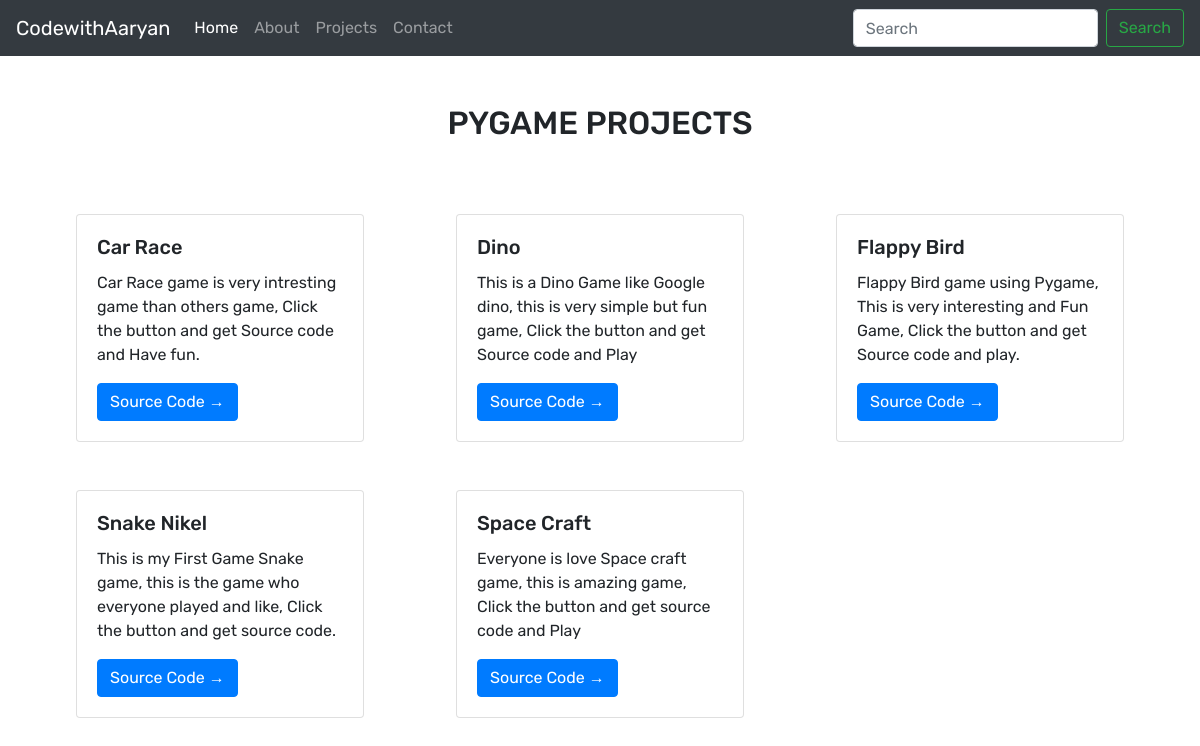
Page /pygamepage on the committed database.
### app/models.py (models this page shows, shortened)
class Pygamedata(models.Model):
    code_id = models.AutoField(primary_key=True)
    title = models.TextField(max_length=70)
    subtitle = models.TextField(max_length=150)
    desc = models.TextField(max_length=99999)
    image = models.ImageField(upload_to="media/images", default="")
    code = models.TextField(max_length=999999999, default="")

### app/views.py (the view)
# urls.py: path("pygamepage", views.pygamepage, name="pygame-projects"),
def pygamepage(request):
    pygamedata = Pygamedata.objects.all()
    return render(request, 'pygame-projects.html',{'code':pygamedata})

### templates/pygame-projects.html (shortened to what this page needs)
{% extends 'base.html' %}
{% block body %}
  <div class="container">
    <div class="heading mt-5 text-center">
      <h2>PYGAME PROJECTS</h2>
    </div>
  </div>
  <div class="container mt-5">
    <div class="row">
    {% for code in code %}
      <div class="col-lg-4 col-md-6 section-code my-4">
        <div class="card mx-auto" style="width: 18rem;">
          <div class="card-body">
            <h5 class="card-title">{{code.title}}</h5>
            <p class="card-text">{{code.subtitle}}</p>
            <a href="pygame_cheatsheet/{{code.code_id}}" class="btn btn-primary">Source Code &rarr;</a>
          </div>
        </div>
      </div>
    {% endfor %}
</div>
  </div>
  {% endblock body %}

### rows in the picture
Pygamedata: title "Car Race", subtitle "Car Race game is very intresting game than others game, Click the button and get Source code and Have fun."
Pygamedata: title "Dino", subtitle "This is a Dino Game like Google dino, this is very simple but fun game, Click the button and get Source code and Play"
Pygamedata: title "Flappy Bird", subtitle "Flappy Bird game using Pygame, This is very interesting and Fun Game, Click the button and get Source code and play."
Pygamedata: title "Snake Nikel", subtitle "This is my First Game Snake game, this is the game who everyone played and like, Click the button and get source code."
Pygamedata: title "Space Craft", subtitle "Everyone is love Space craft game, this is amazing game, Click the button and get source code and Play"
